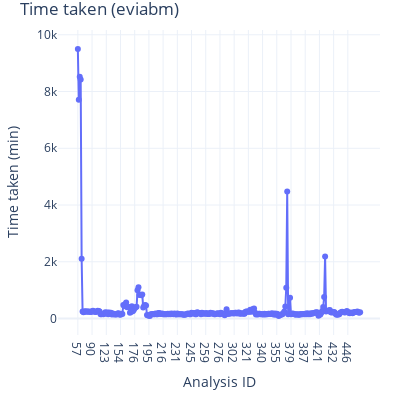

The cell this chart's notebook holds for it:
### Code cell
fig = go.Figure()
fig.add_trace(go.Scatter(x=count_stats['aid'], y=count_stats['time_taken_eviabm'],
                    mode='lines+markers+text',
                    name='lines+markers'))
fig.update_xaxes(type='category')
fig.update_layout(title="Time taken (eviabm)",
                  yaxis_title="Time taken (min)", 
                  xaxis_title="Analysis ID", 
                  uniformtext_minsize=8, 
                  uniformtext_mode='hide', 
                  width=400, 
                  height=400, 
                  margin=dict(l=20, r=20, t=30, b=20),
                  template='plotly_white')
fig.show()

### Figure 1 — Plotly figure (JSON) as saved in the notebook; plotly's stock layout.template omitted (floating-point values rounded to 4 significant figures; data arrays with more than 128 entries replaced by an {"elided": "..."} marker saying what was removed)
{"data": [{"mode": "lines+markers+text", "name": "lines+markers", "type": "scatter", "x": {"elided": "299 str values"}, "y": {"elided": "299 int values"}}], "layout": {"height": 400, "margin": {"b": 20, "l": 20, "r": 20, "t": 30}, "title": {"text": "Time taken (eviabm)"}, "uniformtext": {"minsize": 8, "mode": "hide"}, "width": 400, "xaxis": {"autorange": true, "range": [-21.03, 319.0], "title": {"text": "Analysis ID"}, "type": "category"}, "yaxis": {"autorange": true, "range": [-584.7, 10170.0], "title": {"text": "Time taken (min)"}, "type": "linear"}}}
